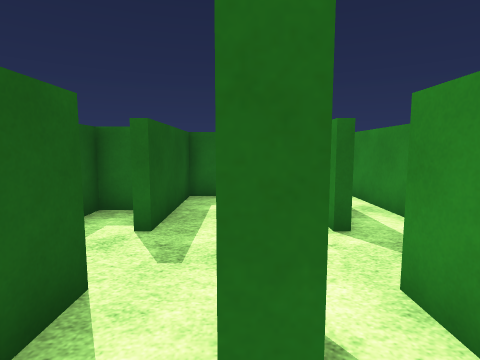
[1] (above)

24 first-person views from a walk through a Unity game level. The camera is 1.4 m above the floor, tilts 6° down and sees 80° across. The floor is counted in squares, 1 m on a side. Each view is taken from the middle of a square. On the plan, view 1 faces up. The plan holds only what a view shows up to about 14 squares ahead; the rest is blank. The place goes on beyond the plan. The player is left out. Surface patterns are stand-ins for the level's own textures.

[2]
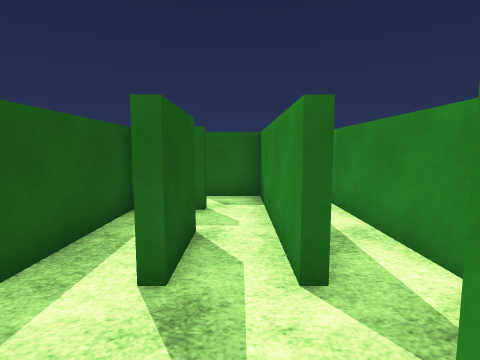

[3]
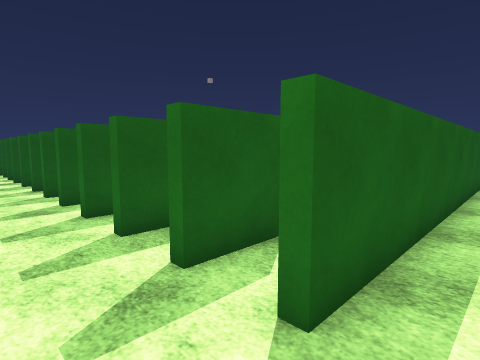

[4]
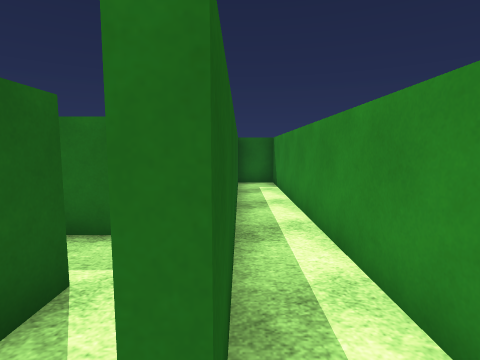

[5]
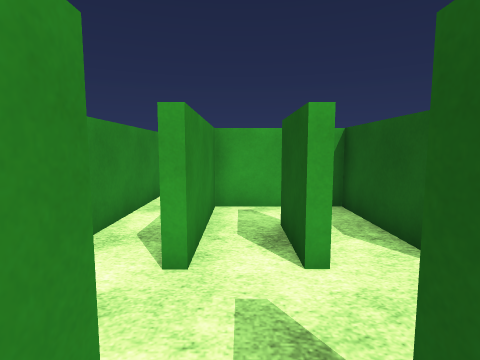

[6]
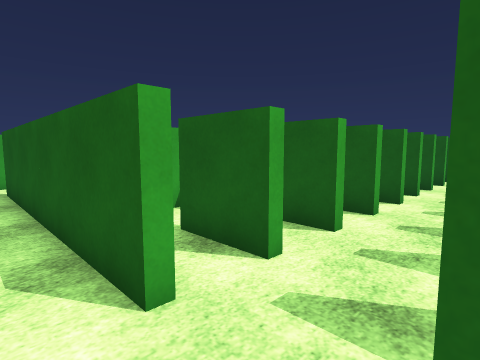

[7]
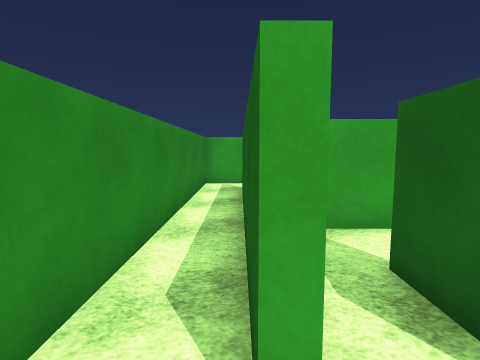

[8]
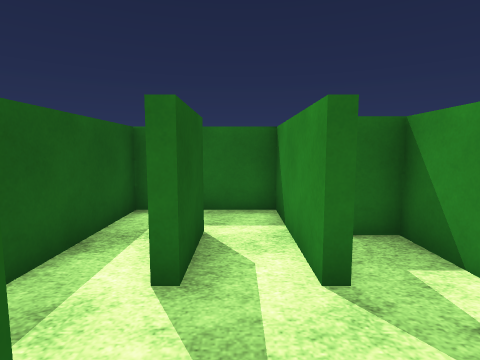

[9]
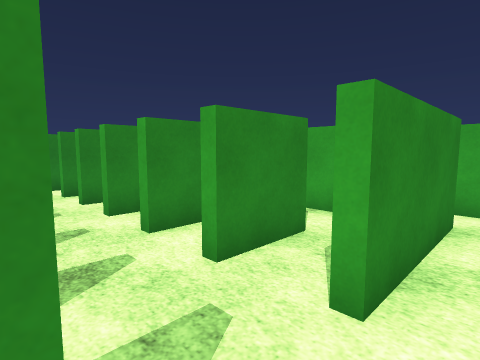

[10]
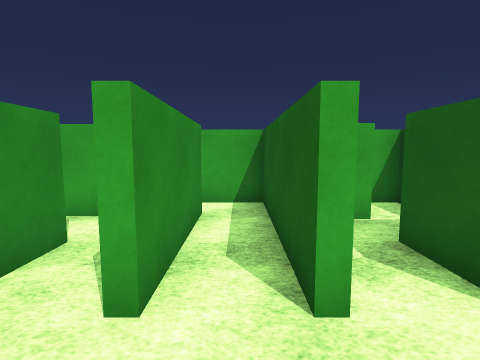

[11]
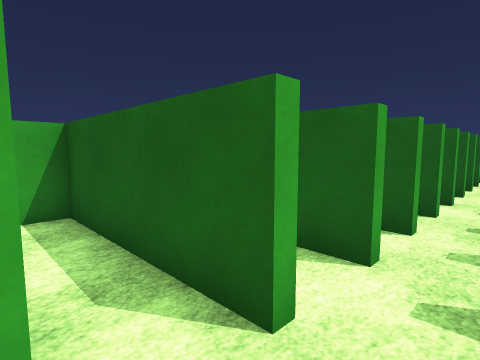

[12]
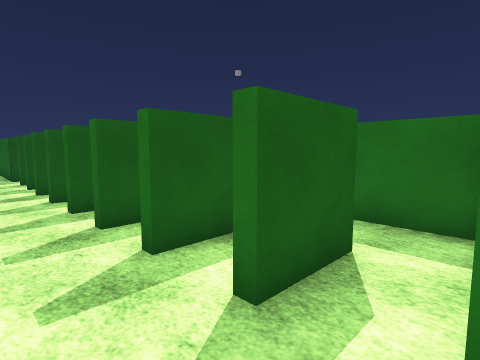

[13]
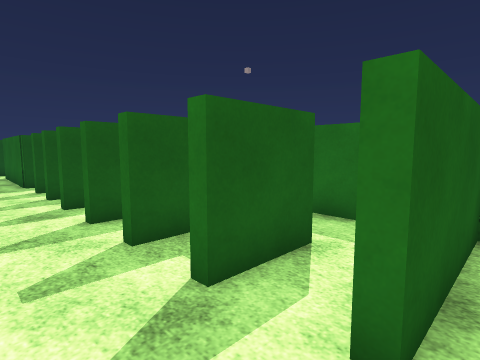

[14]
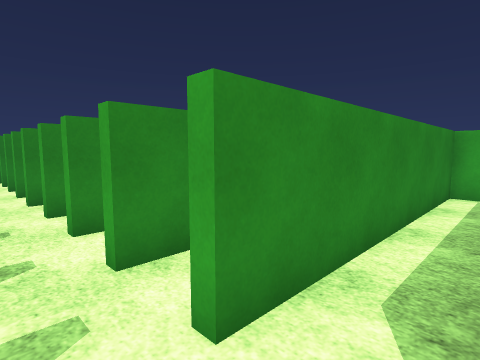

[15]
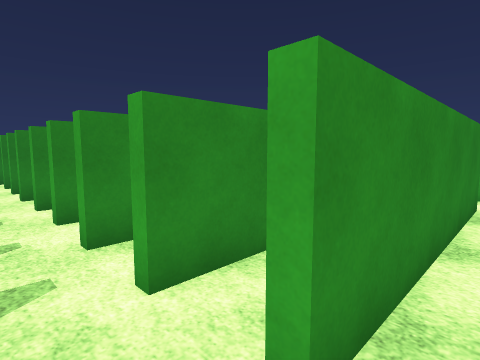

[16]
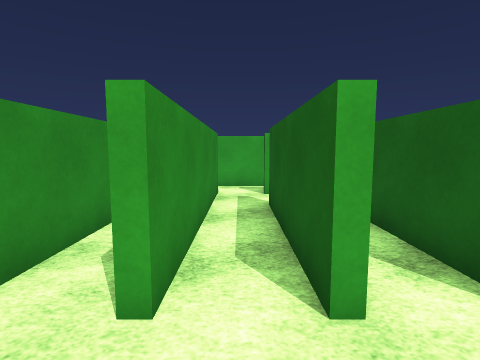

[17]
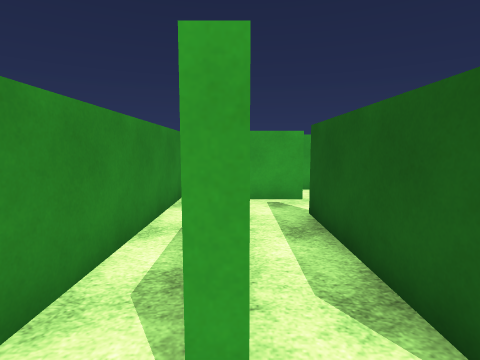

[18]
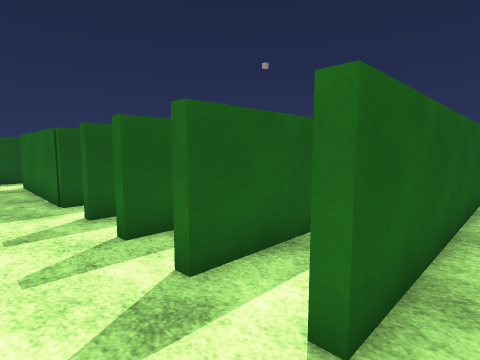

[19]
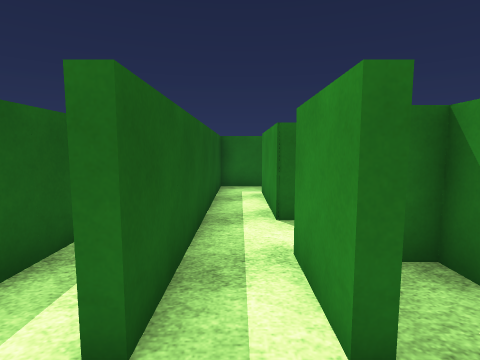

[20]
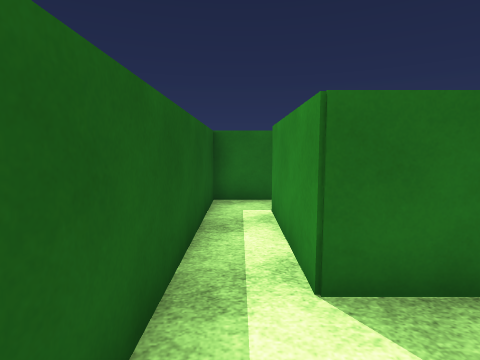

[21]
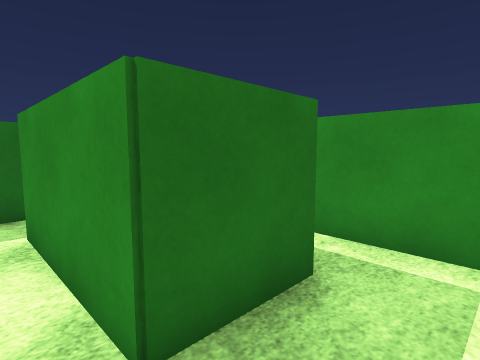

[22]
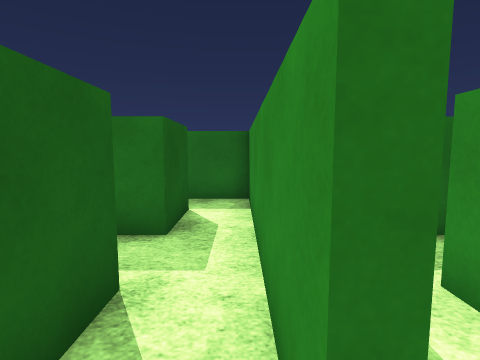

[23]
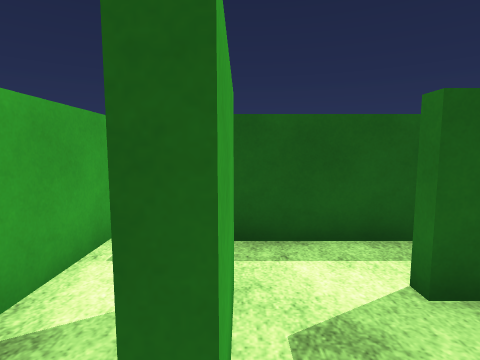

[24]
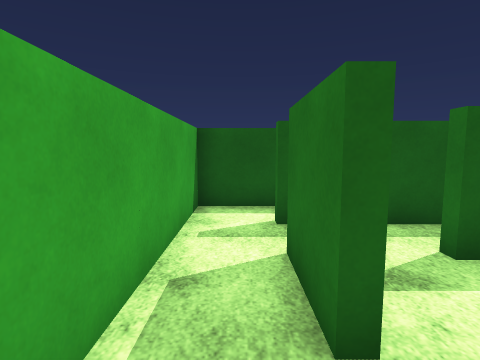

### Floor plan
Points are (right, up) in squares from view 1. A wall is a line through its corners. A room is listed if a view was taken in it or the views show most of it. See-through windows are left out.
Room 1 (views 1, 2)
walls: (0.2, 2.9) (0.2, 0.6); (-0.5, -1) (1.6, -1) (1.6, 2.8)
ways out: opening at (1, 1.5) to room 3; opening at (0, 0) to room 15
Room 2 (views 3, 4, 6, 7)
walls: (3.4, 4.9) (3.4, 16.2) (1.9, 16.2); (1.6, 2.8) (1.9, 2.8) (1.9, -6.2); (1.9, 15.6) (1.9, 4.8) (1.6, 4.8); (1.6, -8) (3.4, -8) (3.4, 2.8)
ways out: opening at (2, 3.5) to room 3; opening at (2, -7)
Room 3 (view 5)
walls: (1.6, 4.8) (1.6, 6.5); (0.2, 6.9) (0.2, 4.8)
ways out: opening at (1, 1.5) to room 1; opening at (2, 3.5) to room 2; opening at (1, 5.5) to room 13; opening at (0, 3.5) to room 14
Room 4 (view 8)
walls: (-7.2, -1.4) (-7.2, 2.8); (-8.6, 2.8) (-8.6, -2.6) (-6.9, -2.6)
ways out: opening at (-8, 2) to room 5
Room 5 (views 9, 10, 13)
walls: (-7.2, 4.8) (-7.2, 8.6) (-10.4, 8.6) (-10.4, 4.8); (-8.6, 6.9) (-8.6, 4.8) (-9, 4.8); (-8.9, 2.1) (-8.9, 2.8) (-8.6, 2.8); (-10.4, 2.9) (-10.4, 0.6)
ways out: opening at (-8, 2) to room 4; opening at (-7, 3.5) to room 6; opening at (-9.5, 4) to room 10
Room 6 (views 11, 12)
walls: (-5.4, 5) (-5.4, 6.6) (-6.2, 6.6); (-6.9, 5.2) (-6.9, 4.8) (-7.2, 4.8); (-7.2, 2.8) (-6.8, 2.8)
ways out: opening at (-7, 3.5) to room 5; opening at (-5, 3.5) to room 12; opening at (-6, 1.5)
Room 7 (views 14, 24)
walls: (-14.3, 2.8) (-14, 2.8) (-14, 2.4); (-12.2, 4.8) (-12.6, 4.8); (-14, 5.9) (-14, 4.8) (-14.3, 4.8); (-14.5, -6) (-12.5, -6) (-12.5, 2.8) (-12.2, 2.8); (-12.5, 6.6) (-13, 6.6)
ways out: opening at (-14, 3.5) to room 8; opening at (-12, 4) to room 10; opening at (-14, -5) to room 11
Room 8 (views 15, 16, 18, 19, 20, 21)
walls: (-14.3, 4.8) (-14.3, 6.8); (-15.7, 2.8) (-15.7, -2.2); (-14.3, 8.6) (-14.3, 12.5); (-15.7, 12.5) (-15.7, 4.8); (-14.3, -3.5) (-14.3, 2.8)
ways out: opening at (-14, 3.5) to room 7; opening at (-16, -3) to room 9; opening at (-16, 3.5) to room 9; opening at (-14, 8) to room 10; opening at (-15, -4) to room 11; opening at (-15, 12)
Room 9 (view 17)
walls: (-17.5, 2.9) (-17.5, -2.2); (-16.1, 2.8) (-15.7, 2.8); (-15.7, 4.8) (-16.1, 4.8); (-19.3, -1.1) (-19.3, -4.4); (-17.5, 7.2) (-17.5, 4.8); (-17.9, -4.1) (-15.8, -4.1)
ways out: opening at (-16, -3) to room 8; opening at (-16, 3.5) to room 8; gap at (-18, -4) to room 11; opening at (-18.5, 4)
Room 10 (view 22)
walls: (-12.2, 6.9) (-12.2, 4.8); (-10.7, 4.8) (-10.7, 10.4); (-12.2, 10.8) (-12.2, 8.6) (-14.3, 8.6)
ways out: opening at (-9.5, 4) to room 5; opening at (-12, 4) to room 7; opening at (-14, 8) to room 8; opening at (-11, 9.5)
Room 11 (view 23)
walls: (-15.8, -4.4) (-17.9, -4.4); (-21.1, -4) (-21.1, -6) (-14.5, -6); (-14.3, -4.5) (-14.3, -3.5)
ways out: opening at (-14, -5) to room 7; opening at (-15, -4) to room 8; gap at (-18, -4) to room 9
Room 12 (no view inside)
walls: (-5.1, 2.9) (-5.1, 2.2); (-5.1, 5.2) (-5.1, 4.8); (-3.6, 1.6) (-3.6, 2.9)
ways out: opening at (-5, 3.5) to room 6; opening at (-2.5, 4) to room 14
Room 13 (no view inside)
walls: (0.2, 9) (0.2, 8.6); (1.6, 6.5) (1.6, 9.4)
ways out: opening at (1, 5.5) to room 3; opening at (0, 7.5) to room 16; opening at (1, 9)
Room 14 (no view inside)
walls: (-1.5, 6.5) (-1.5, 4.8)
ways out: opening at (0, 3.5) to room 3; opening at (-2.5, 4) to room 12; opening at (-1, 1.5) to room 15; opening at (-1, 5.5) to room 16
Room 15 (no view inside)
walls: (-0.1, 2.1) (-0.1, 2.8); (-1.5, 2.9) (-1.5, -1) (-0.5, -1)
ways out: opening at (0, 0) to room 1; opening at (-1, 1.5) to room 14
Room 16 (no view inside)
walls: (0.2, 8.6) (-1.5, 8.6) (-1.5, 6.5)
ways out: opening at (0, 7.5) to room 13; opening at (-1, 5.5) to room 14

Where each view was taken, in squares from view 1:
view 1: 0 up, 0 right, facing up
view 2: 2 up, 1 right, facing up
view 3: 3 up, 3 right, facing up-left
view 4: 4 up, 2 right, facing up
view 5: 6 up, 1 right, facing down
view 6: 5 up, 3 right, facing down-left
view 7: 4 up, 2 right, facing down
view 8: 2 up, 8 left, facing up
view 9: 5 up, 8 left, facing down-right
view 10: 5 up, 8 left, facing down
view 11: 4 up, 7 left, facing down-left
view 12: 3 up, 7 left, facing up-left
view 13: 3 up, 10 left, facing up-left
view 14: 4 up, 14 left, facing down-right
view 15: 4 up, 15 left, facing down-right
view 16: 5 up, 15 left, facing down
view 17: 4 up, 16 left, facing down
view 18: 3 up, 15 left, facing up-left
view 19: 3 up, 15 left, facing up
view 20: 6 up, 15 left, facing up
view 21: 7 up, 15 left, facing up-right
view 22: 4 up, 11 left, facing up
view 23: 4 down, 15 left, facing left
view 24: 5 down, 14 left, facing left
